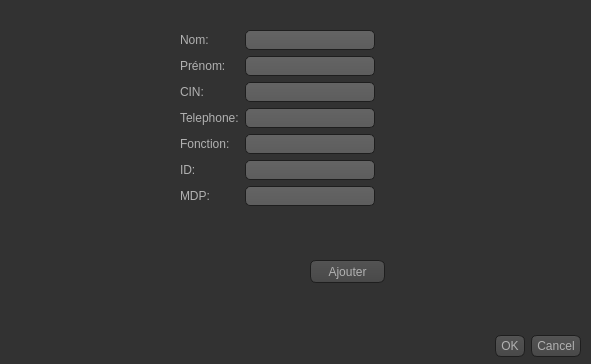
<?xml version="1.0" encoding="UTF-8"?>
<ui version="4.0">
 <class>AjoutCaissier</class>
 <widget class="QDialog" name="AjoutCaissier">
  <property name="geometry">
   <rect>
    <x>0</x>
    <y>0</y>
    <width>591</width>
    <height>364</height>
   </rect>
  </property>
  <property name="windowTitle">
   <string>Dialog</string>
  </property>
  <property name="styleSheet">
   <string notr="true">QToolTip
{
     border: 1px solid black;
     background-color: #ffa02f;
     padding: 1px;
     border-radius: 3px;
     opacity: 100;
}

QWidget
{
    color: #b1b1b1;
    background-color: #323232;
}

QWidget:item:hover
{
    background-color: QLinearGradient( x1: 0, y1: 0, x2: 0, y2: 1, stop: 0 #ffa02f, stop: 1 #ca0619);
    color: #000000;
}

QWidget:item:selected
{
    background-color: QLinearGradient( x1: 0, y1: 0, x2: 0, y2: 1, stop: 0 #ffa02f, stop: 1 #d7801a);
}

QMenuBar::item
{
    background: transparent;
}

QMenuBar::item:selected
{
    background: transparent;
    border: 1px solid #ffaa00;
}

QMenuBar::item:pressed
{
    background: #444;
    border: 1px solid #000;
    background-color: QLinearGradient(
        x1:0, y1:0,
        x2:0, y2:1,
        stop:1 #212121,
        stop:0.4 #343434/*,
        stop:0.2 #343434,
        stop:0.1 #ffaa00*/
    );
    margin-bottom:-1px;
    padding-bottom:1px;
}

QMenu
{
    border: 1px solid #000;
}

QMenu::item
{
    padding: 2px 20px 2px 20px;
}

QMenu::item:selected
{
    color: #000000;
}

QWidget:disabled
{
    color: #404040;
    background-color: #323232;
}

QAbstractItemView
{
    background-color: QLinearGradient( x1: 0, y1: 0, x2: 0, y2: 1, stop: 0 #4d4d4d, stop: 0.1 #646464, stop: 1 #5d5d5d);
}

QWidget:focus
{
    /*border: 2px solid QLinearGradient( x1: 0, y1: 0, x2: 0, y2: 1, stop: 0 #ffa02f, stop: 1 #d7801a);*/
}

QLineEdit
{
    background-color: QLinearGradient( x1: 0, y1: 0, x2: 0, y2: 1, stop: 0 #4d4d4d, stop: 0 #646464, stop: 1 #5d5d5d);
    padding: 1px;
    border-style: solid;
    border: 1px solid #1e1e1e;
    border-radius: 5;
}

QPushButton
{
    color: #b1b1b1;
    background-color: QLinearGradient( x1: 0, y1: 0, x2: 0, y2: 1, stop: 0 #565656, stop: 0.1 #525252, stop: 0.5 #4e4e4e, stop: 0.9 #4a4a4a, stop: 1 #464646);
    border-width: 1px;
    border-color: #1e1e1e;
    border-style: solid;
    border-radius: 6;
    padding: 3px;
    font-size: 12px;
    padding-left: 5px;
    padding-right: 5px;
}

QPushButton:pressed
{
    background-color: QLinearGradient( x1: 0, y1: 0, x2: 0, y2: 1, stop: 0 #2d2d2d, stop: 0.1 #2b2b2b, stop: 0.5 #292929, stop: 0.9 #282828, stop: 1 #252525);
}

QComboBox
{
    selection-background-color: #ffaa00;
    background-color: QLinearGradient( x1: 0, y1: 0, x2: 0, y2: 1, stop: 0 #565656, stop: 0.1 #525252, stop: 0.5 #4e4e4e, stop: 0.9 #4a4a4a, stop: 1 #464646);
    border-style: solid;
    border: 1px solid #1e1e1e;
    border-radius: 5;
}

QComboBox:hover,QPushButton:hover
{
    border: 2px solid QLinearGradient( x1: 0, y1: 0, x2: 0, y2: 1, stop: 0 #ffa02f, stop: 1 #d7801a);
}


QComboBox:on
{
    padding-top: 3px;
    padding-left: 4px;
    background-color: QLinearGradient( x1: 0, y1: 0, x2: 0, y2: 1, stop: 0 #2d2d2d, stop: 0.1 #2b2b2b, stop: 0.5 #292929, stop: 0.9 #282828, stop: 1 #252525);
    selection-background-color: #ffaa00;
}

QComboBox QAbstractItemView
{
    border: 2px solid darkgray;
    selection-background-color: QLinearGradient( x1: 0, y1: 0, x2: 0, y2: 1, stop: 0 #ffa02f, stop: 1 #d7801a);
}

QComboBox::drop-down
{
     subcontrol-origin: padding;
     subcontrol-position: top right;
     width: 15px;

     border-left-width: 0px;
     border-left-color: darkgray;
     border-left-style: solid; /* just a single line */
     border-top-right-radius: 3px; /* same radius as the QComboBox */
     border-bottom-right-radius: 3px;
 }

QComboBox::down-arrow
{
     image: url(:/down_arrow.png);
}

QGroupBox:focus
{
border: 2px solid QLinearGradient( x1: 0, y1: 0, x2: 0, y2: 1, stop: 0 #ffa02f, stop: 1 #d7801a);
}

QTextEdit:focus
{
    border: 2px solid QLinearGradient( x1: 0, y1: 0, x2: 0, y2: 1, stop: 0 #ffa02f, stop: 1 #d7801a);
}

QScrollBar:horizontal {
     border: 1px solid #222222;
     background: QLinearGradient( x1: 0, y1: 0, x2: 0, y2: 1, stop: 0.0 #121212, stop: 0.2 #282828, stop: 1 #484848);
     height: 7px;
     margin: 0px 16px 0 16px;
}

QScrollBar::handle:horizontal
{
      background: QLinearGradient( x1: 0, y1: 0, x2: 1, y2: 0, stop: 0 #ffa02f, stop: 0.5 #d7801a, stop: 1 #ffa02f);
      min-height: 20px;
      border-radius: 2px;
}

QScrollBar::add-line:horizontal {
      border: 1px solid #1b1b19;
      border-radius: 2px;
      background: QLinearGradient( x1: 0, y1: 0, x2: 1, y2: 0, stop: 0 #ffa02f, stop: 1 #d7801a);
      width: 14px;
      subcontrol-position: right;
      subcontrol-origin: margin;
}

QScrollBar::sub-line:horizontal {
      border: 1px solid #1b1b19;
      border-radius: 2px;
      background: QLinearGradient( x1: 0, y1: 0, x2: 1, y2: 0, stop: 0 #ffa02f, stop: 1 #d7801a);
      width: 14px;
     subcontrol-position: left;
     subcontrol-origin: margin;
}

QScrollBar::right-arrow:horizontal, QScrollBar::left-arrow:horizontal
{
      border: 1px solid black;
      width: 1px;
      height: 1px;
      background: white;
}

QScrollBar::add-page:horizontal, QScrollBar::sub-page:horizontal
{
      background: none;
}

QScrollBar:vertical
{
      background: QLinearGradient( x1: 0, y1: 0, x2: 1, y2: 0, stop: 0.0 #121212, stop: 0.2 #282828, stop: 1 #484848);
      width: 7px;
      margin: 16px 0 16px 0;
      border: 1px solid #222222;
}

QScrollBar::handle:vertical
{
      background: QLinearGradient( x1: 0, y1: 0, x2: 0, y2: 1, stop: 0 #ffa02f, stop: 0.5 #d7801a, stop: 1 #ffa02f);
      min-height: 20px;
      border-radius: 2px;
}

QScrollBar::add-line:vertical
{
      border: 1px solid #1b1b19;
      border-radius: 2px;
      background: QLinearGradient( x1: 0, y1: 0, x2: 0, y2: 1, stop: 0 #ffa02f, stop: 1 #d7801a);
      height: 14px;
      subcontrol-position: bottom;
      subcontrol-origin: margin;
}

QScrollBar::sub-line:vertical
{
      border: 1px solid #1b1b19;
      border-radius: 2px;
      background: QLinearGradient( x1: 0, y1: 0, x2: 0, y2: 1, stop: 0 #d7801a, stop: 1 #ffa02f);
      height: 14px;
      subcontrol-position: top;
      subcontrol-origin: margin;
}

QScrollBar::up-arrow:vertical, QScrollBar::down-arrow:vertical
{
      border: 1px solid black;
      width: 1px;
      height: 1px;
      background: white;
}


QScrollBar::add-page:vertical, QScrollBar::sub-page:vertical
{
      background: none;
}

QTextEdit
{
    background-color: #242424;
}

QPlainTextEdit
{
    background-color: #242424;
}

QHeaderView::section
{
    background-color: QLinearGradient(x1:0, y1:0, x2:0, y2:1, stop:0 #616161, stop: 0.5 #505050, stop: 0.6 #434343, stop:1 #656565);
    color: white;
    padding-left: 4px;
    border: 1px solid #6c6c6c;
}

QCheckBox:disabled
{
color: #414141;
}

QDockWidget::title
{
    text-align: center;
    spacing: 3px; /* spacing between items in the tool bar */
    background-color: QLinearGradient(x1:0, y1:0, x2:0, y2:1, stop:0 #323232, stop: 0.5 #242424, stop:1 #323232);
}

QDockWidget::close-button, QDockWidget::float-button
{
    text-align: center;
    spacing: 1px; /* spacing between items in the tool bar */
    background-color: QLinearGradient(x1:0, y1:0, x2:0, y2:1, stop:0 #323232, stop: 0.5 #242424, stop:1 #323232);
}

QDockWidget::close-button:hover, QDockWidget::float-button:hover
{
    background: #242424;
}

QDockWidget::close-button:pressed, QDockWidget::float-button:pressed
{
    padding: 1px -1px -1px 1px;
}

QMainWindow::separator
{
    background-color: QLinearGradient(x1:0, y1:0, x2:0, y2:1, stop:0 #161616, stop: 0.5 #151515, stop: 0.6 #212121, stop:1 #343434);
    color: white;
    padding-left: 4px;
    border: 1px solid #4c4c4c;
    spacing: 3px; /* spacing between items in the tool bar */
}

QMainWindow::separator:hover
{

    background-color: QLinearGradient(x1:0, y1:0, x2:0, y2:1, stop:0 #d7801a, stop:0.5 #b56c17 stop:1 #ffa02f);
    color: white;
    padding-left: 4px;
    border: 1px solid #6c6c6c;
    spacing: 3px; /* spacing between items in the tool bar */
}

QToolBar::handle
{
     spacing: 3px; /* spacing between items in the tool bar */
     background: url(:/images/handle.png);
}

QMenu::separator
{
    height: 2px;
    background-color: QLinearGradient(x1:0, y1:0, x2:0, y2:1, stop:0 #161616, stop: 0.5 #151515, stop: 0.6 #212121, stop:1 #343434);
    color: white;
    padding-left: 4px;
    margin-left: 10px;
    margin-right: 5px;
}

QProgressBar
{
    border: 2px solid grey;
    border-radius: 5px;
    text-align: center;
}

QProgressBar::chunk
{
    background-color: #d7801a;
    width: 2.15px;
    margin: 0.5px;
}

QTabBar::tab {
    color: #b1b1b1;
    border: 1px solid #444;
    border-bottom-style: none;
    background-color: #323232;
    padding-left: 10px;
    padding-right: 10px;
    padding-top: 3px;
    padding-bottom: 2px;
    margin-right: -1px;
}

QTabWidget::pane {
    border: 1px solid #444;
    top: 1px;
}

QTabBar::tab:last
{
    margin-right: 0; /* the last selected tab has nothing to overlap with on the right */
    border-top-right-radius: 3px;
}

QTabBar::tab:first:!selected
{
 margin-left: 0px; /* the last selected tab has nothing to overlap with on the right */


    border-top-left-radius: 3px;
}

QTabBar::tab:!selected
{
    color: #b1b1b1;
    border-bottom-style: solid;
    margin-top: 3px;
    background-color: QLinearGradient(x1:0, y1:0, x2:0, y2:1, stop:1 #212121, stop:.4 #343434);
}

QTabBar::tab:selected
{
    border-top-left-radius: 3px;
    border-top-right-radius: 3px;
    margin-bottom: 0px;
}

QTabBar::tab:!selected:hover
{
    /*border-top: 2px solid #ffaa00;
    padding-bottom: 3px;*/
    border-top-left-radius: 3px;
    border-top-right-radius: 3px;
    background-color: QLinearGradient(x1:0, y1:0, x2:0, y2:1, stop:1 #212121, stop:0.4 #343434, stop:0.2 #343434, stop:0.1 #ffaa00);
}

QRadioButton::indicator:checked, QRadioButton::indicator:unchecked{
    color: #b1b1b1;
    background-color: #323232;
    border: 1px solid #b1b1b1;
    border-radius: 6px;
}

QRadioButton::indicator:checked
{
    background-color: qradialgradient(
        cx: 0.5, cy: 0.5,
        fx: 0.5, fy: 0.5,
        radius: 1.0,
        stop: 0.25 #ffaa00,
        stop: 0.3 #323232
    );
}

QCheckBox::indicator{
    color: #b1b1b1;
    background-color: #323232;
    border: 1px solid #b1b1b1;
    width: 9px;
    height: 9px;
}

QRadioButton::indicator
{
    border-radius: 6px;
}

QRadioButton::indicator:hover, QCheckBox::indicator:hover
{
    border: 1px solid #ffaa00;
}

QCheckBox::indicator:checked
{
    image:url(:/images/checkbox.png);
}

QCheckBox::indicator:disabled, QRadioButton::indicator:disabled
{
    border: 1px solid #444;
}</string>
  </property>
  <widget class="QDialogButtonBox" name="buttonBox">
   <property name="geometry">
    <rect>
     <x>240</x>
     <y>330</y>
     <width>341</width>
     <height>32</height>
    </rect>
   </property>
   <property name="orientation">
    <enum>Qt::Horizontal</enum>
   </property>
   <property name="standardButtons">
    <set>QDialogButtonBox::Cancel|QDialogButtonBox::Ok</set>
   </property>
  </widget>
  <widget class="QPushButton" name="pushButton">
   <property name="geometry">
    <rect>
     <x>310</x>
     <y>260</y>
     <width>75</width>
     <height>23</height>
    </rect>
   </property>
   <property name="text">
    <string>Ajouter</string>
   </property>
  </widget>
  <widget class="QWidget" name="layoutWidget">
   <property name="geometry">
    <rect>
     <x>180</x>
     <y>30</y>
     <width>195</width>
     <height>197</height>
    </rect>
   </property>
   <layout class="QFormLayout" name="formLayout">
    <item row="0" column="0">
     <widget class="QLabel" name="label">
      <property name="text">
       <string>Nom:</string>
      </property>
     </widget>
    </item>
    <item row="0" column="1">
     <widget class="QLineEdit" name="e_nom_3"/>
    </item>
    <item row="1" column="0">
     <widget class="QLabel" name="label_4">
      <property name="text">
       <string>Prénom:</string>
      </property>
     </widget>
    </item>
    <item row="1" column="1">
     <widget class="QLineEdit" name="e_pre"/>
    </item>
    <item row="2" column="0">
     <widget class="QLabel" name="label_5">
      <property name="text">
       <string>CIN:</string>
      </property>
     </widget>
    </item>
    <item row="2" column="1">
     <widget class="QLineEdit" name="e_cin_3"/>
    </item>
    <item row="3" column="1">
     <widget class="QLineEdit" name="e_tel"/>
    </item>
    <item row="4" column="0">
     <widget class="QLabel" name="label_7">
      <property name="text">
       <string>Fonction:</string>
      </property>
     </widget>
    </item>
    <item row="4" column="1">
     <widget class="QLineEdit" name="e_fce"/>
    </item>
    <item row="5" column="0">
     <widget class="QLabel" name="label_8">
      <property name="text">
       <string>ID:</string>
      </property>
     </widget>
    </item>
    <item row="5" column="1">
     <widget class="QLineEdit" name="e_id_2"/>
    </item>
    <item row="6" column="0">
     <widget class="QLabel" name="label_9">
      <property name="text">
       <string>MDP:</string>
      </property>
     </widget>
    </item>
    <item row="6" column="1">
     <widget class="QLineEdit" name="e_mdp_3"/>
    </item>
    <item row="3" column="0">
     <widget class="QLabel" name="label_6">
      <property name="text">
       <string>Telephone:</string>
      </property>
     </widget>
    </item>
   </layout>
  </widget>
 </widget>
 <resources/>
 <connections>
  <connection>
   <sender>buttonBox</sender>
   <signal>accepted()</signal>
   <receiver>AjoutCaissier</receiver>
   <slot>accept()</slot>
   <hints>
    <hint type="sourcelabel">
     <x>248</x>
     <y>254</y>
    </hint>
    <hint type="destinationlabel">
     <x>157</x>
     <y>274</y>
    </hint>
   </hints>
  </connection>
  <connection>
   <sender>buttonBox</sender>
   <signal>rejected()</signal>
   <receiver>AjoutCaissier</receiver>
   <slot>reject()</slot>
   <hints>
    <hint type="sourcelabel">
     <x>316</x>
     <y>260</y>
    </hint>
    <hint type="destinationlabel">
     <x>286</x>
     <y>274</y>
    </hint>
   </hints>
  </connection>
 </connections>
</ui>
